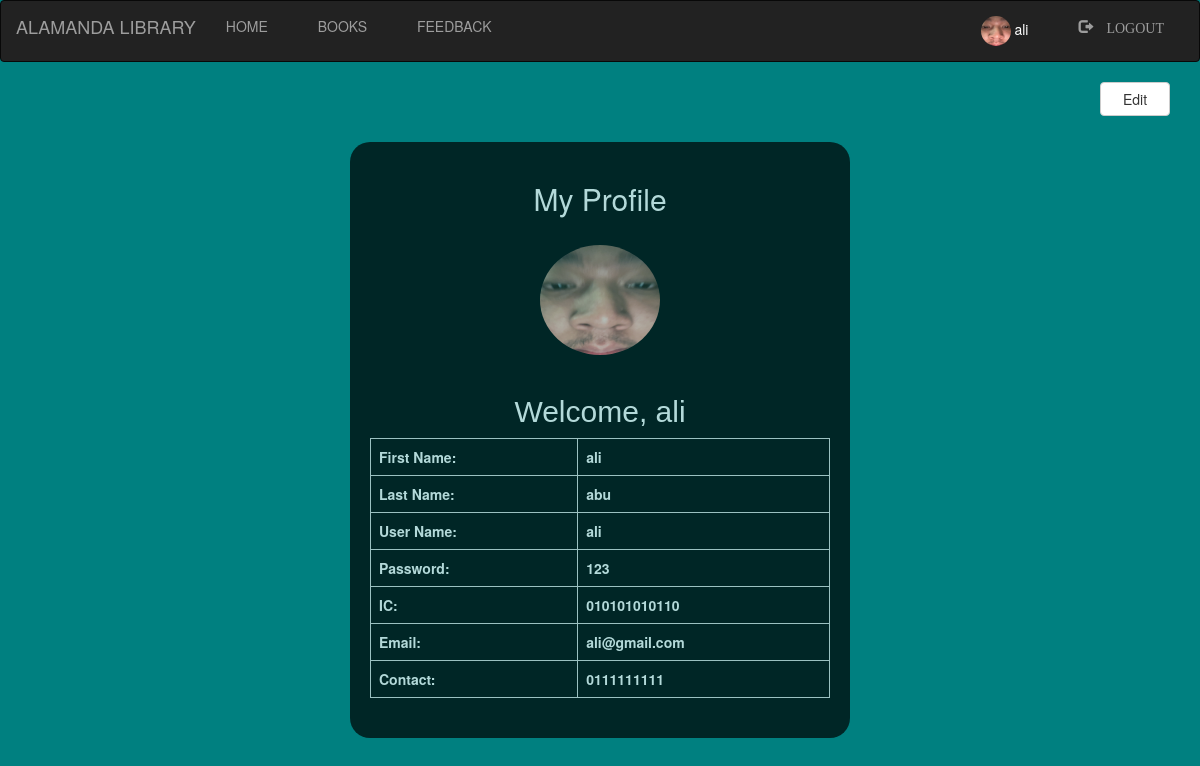
The page /user/profile.php (signed in) on the database its author committed.
### tables this page shows
CREATE TABLE `user` (
  `first` varchar(100) NOT NULL,
  `last` varchar(100) NOT NULL,
  `username` varchar(100) NOT NULL,
  `password` varchar(100) NOT NULL,
  `uic` varchar(100) NOT NULL,
  `email` varchar(100) NOT NULL,
  `contact` varchar(100) NOT NULL,
  `pic` varchar(100) NOT NULL
);

### user/profile.php (the view, shortened to what this page needs)
<?php
	include "navbar.php";
 ?>
 <!DOCTYPE html>
 <html>
 <head>
 </head>
 <body style="background-color: #008080; ">
 	<div class="container">
 		<form action="" method="post">
 			<button class="btn btn-default" style="float: right; width: 70px;" name="submit1" type="submit">Edit</button>
 		</form>
        <br><br><br>
 		<div class="wrapper">
            <?php
        $q=mysqli_query($db,"SELECT * FROM user where username='$_SESSION[login_user]' ;");
        ?>
        <h2 style="text-align: center;">My Profile</h2>
        <?php
        $row=mysqli_fetch_assoc($q);
        echo "<br><div style='text-align: center'>
            <img class='img-circle profile-img' height=110 width=120 src='../images/".$_SESSION['pic']."'>
        </div><br>";
        ?>
        <div style="text-align: center;">
        <h2 style="font-family: 'Arial';">Welcome, <?php echo $_SESSION['login_user']; ?></h2>
        </div>
        <?php
        echo "<b>";
        echo "<table class='table table-bordered'>";
            echo "<tr>";
                echo "<td>";
                    echo "<b> First Name: </b>";
                echo "</td>";
                echo "<td>";
                    echo $row['first'];
                echo "</td>";
            echo "</tr>";
            echo "<tr>";
                echo "<td>";
                    echo "<b> Last Name: </b>";
                echo "</td>";
                echo "<td>";
                    echo $row['last'];
                echo "</td>";
            echo "</tr>";
            echo "<tr>";
                echo "<td>";
                    echo "<b> User Name: </b>";
                echo "</td>";
                echo "<td>";
                    echo $row['username'];
                echo "</td>";
            echo "</tr>";
            echo "<tr>";
                echo "<td>";
                    echo "<b> Password: </b>";
                echo "</td>";
                echo "<td>";
                    echo $row['password'];
                echo "</td>";
            echo "</tr>";
            echo "<tr>";
                echo "<td>";
                    echo "<b> IC: </b>";
                echo "</td>";
                echo "<td>";
                    echo $row['uic'];
                echo "</td>";
            echo "</tr>";
            echo "<tr>";
                echo "<td>";
                    echo "<b> Email: </b>";
                echo "</td>";
                echo "<td>";
                    echo $row['email'];
                echo "</td>";
            echo "</tr>";
            echo "<tr>";
                echo "<td>";
                    echo "<b> Contact: </b>";
                echo "</td>";
                echo "<td>";
                    echo $row['contact'];
                echo "</td>";
            echo "</tr>";
        echo "</table>";
        echo "</b>";
        ?>
</div>
</div>
</body>
</html>

### style.css (style rules this page uses)
html, body, div, span, object, iframe, h1, h2, h3, h4, h5, h6, p, blockquote, pre, abbr, address, cite, code, del, dfn, em, img, ins, kbd, q, samp, small, strong, sub, sup, var, b, i, dl, dt, dd, ol, ul, li, fieldset, form, label, legend, table, caption, tbody, tfoot, thead, tr, th, td, article, aside, canvas, details, figcaption, figure, footer, header, hgroup, menu, nav, section, summary, time, mark, audio, video { margin:0; padding:0; border:0; outline:0; font-size:100%; vertical-align:baseline; background:transparent; }
body { line-height:1; }
table { border-collapse:collapse; border-spacing:0; }
.wrapper { max-width: 100%; height: auto; padding: 0; background-color: #f2f2f2; }

### user/profile.php (style rules this page uses)
.wrapper { width: 500px; background-color: black; margin: 0px auto; opacity: .7; color: white; padding: 20px; border-radius: 20px; }

### rows shown on the page
user: first "ali", last "abu", username "ali", password "123", uic "010101010110", email "ali@gmail.com", contact "0111111111"

### other values the page prints
$_SESSION['login_user'] "ali"
